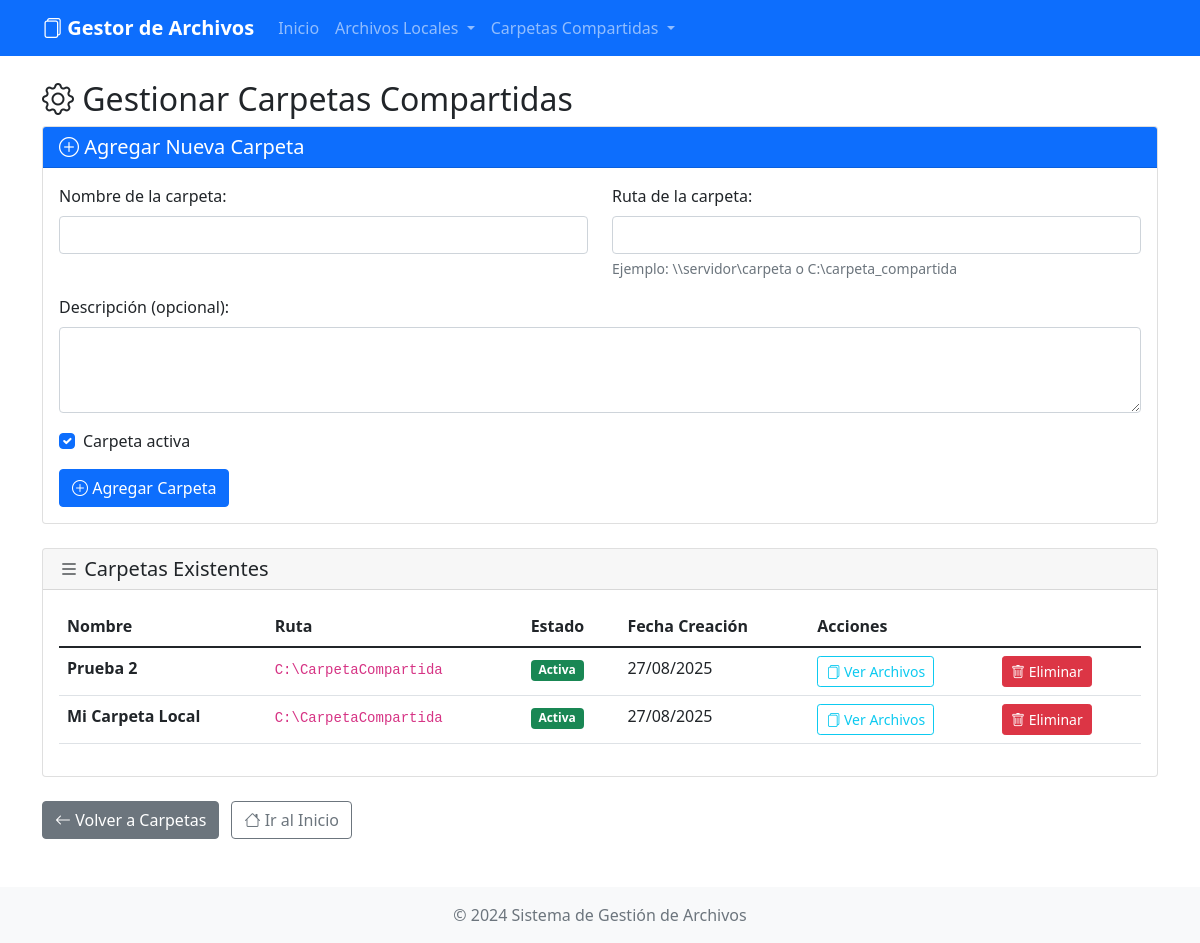
The app's page /carpetas/gestionar/ with its own data.
### archivos/models.py (models this page shows, shortened)
class CarpetaCompartida(models.Model):
    nombre = models.CharField(max_length=255, verbose_name="Nombre de la carpeta")
    ruta = models.CharField(max_length=500, verbose_name="Ruta de la carpeta compartida")
    descripcion = models.TextField(blank=True, null=True, verbose_name="Descripción")
    activa = models.BooleanField(default=True, verbose_name="Activa")
    fecha_creacion = models.DateTimeField(auto_now_add=True)
    class Meta:
        verbose_name = "Carpeta Compartida"
        verbose_name_plural = "Carpetas Compartidas"

### archivos/views.py (the view)
# urls.py: path('carpetas/gestionar/', views.gestionar_carpetas, name='gestionar_carpetas'),
def gestionar_carpetas(request):
    if request.method == 'POST':
        form = CarpetaCompartidaForm(request.POST)
        if form.is_valid():
            carpeta = form.save()
            messages.success(request, f'Carpeta "{carpeta.nombre}" agregada exitosamente')
            return redirect('gestionar_carpetas')
    else:
        form = CarpetaCompartidaForm()
    carpetas = CarpetaCompartida.objects.all().order_by('-fecha_creacion')
    return render(request, 'archivos/gestionar_carpetas.html', {
        'form': form,
        'carpetas': carpetas
    })

### archivos/forms.py
class CarpetaCompartidaForm(forms.ModelForm):
    class Meta:
        model = CarpetaCompartida
        fields = ['nombre', 'ruta', 'descripcion', 'activa']
        widgets = {
            'nombre': forms.TextInput(attrs={'class': 'form-control'}),
            'ruta': forms.TextInput(attrs={'class': 'form-control'}),
            'descripcion': forms.Textarea(attrs={'class': 'form-control', 'rows': 3}),
            'activa': forms.CheckboxInput(attrs={'class': 'form-check-input'}),
        }

### archivos/templates/archivos/gestionar_carpetas.html (shortened to what this page needs)
{% extends 'archivos/base.html' %}
{% block content %}
<div class="row">
    <div class="col-12">
        <h2><i class="bi bi-gear"></i> Gestionar Carpetas Compartidas</h2>
        <div class="card mb-4">
            <div class="card-header bg-primary text-white">
                <h5 class="mb-0"><i class="bi bi-plus-circle"></i> Agregar Nueva Carpeta</h5>
            </div>
            <div class="card-body">
                <form method="post">
                    <div class="row">
                        <div class="col-md-6">
                            <div class="mb-3">
                                <label for="{{ form.nombre.id_for_label }}" class="form-label">Nombre de la carpeta:</label>
                                {{ form.nombre }}
                            </div>
                        </div>
                        <div class="col-md-6">
                            <div class="mb-3">
                                <label for="{{ form.ruta.id_for_label }}" class="form-label">Ruta de la carpeta:</label>
                                {{ form.ruta }}
                                <div class="form-text">Ejemplo: \\servidor\carpeta o C:\carpeta_compartida</div>
                            </div>
                        </div>
                    </div>
                    <div class="mb-3">
                        <label for="{{ form.descripcion.id_for_label }}" class="form-label">Descripción (opcional):</label>
                        {{ form.descripcion }}
                    </div>
                    <div class="mb-3 form-check">
                        {{ form.activa }}
                        <label class="form-check-label" for="{{ form.activa.id_for_label }}">
                            Carpeta activa
                        </label>
                    </div>
                    <button type="submit" class="btn btn-primary">
                        <i class="bi bi-plus-circle"></i> Agregar Carpeta
                    </button>
                </form>
            </div>
        </div>
        <div class="card">
            <div class="card-header">
                <h5 class="mb-0"><i class="bi bi-list"></i> Carpetas Existentes</h5>
            </div>
            <div class="card-body">
                {% if carpetas %}
                    <div class="table-responsive">
                        <table class="table table-hover">
                            <thead>
                                <tr>
                                    <th>Nombre</th>
                                    <th>Ruta</th>
                                    <th>Estado</th>
                                    <th>Fecha Creación</th>
                                    <th>Acciones</th>
                                </tr>
                            </thead>
                            <tbody>
                                {% for carpeta in carpetas %}
                                <tr>
                                    <td><strong>{{ carpeta.nombre }}</strong></td>
                                    <td><code>{{ carpeta.ruta }}</code></td>
                                    <td>
                                        {% if carpeta.activa %}
                                            <span class="badge bg-success">Activa</span>
                                        {% else %}
                                            <span class="badge bg-secondary">Inactiva</span>
                                        {% endif %}
                                    </td>
                                    <td>{{ carpeta.fecha_creacion|date:"d/m/Y" }}</td>
                                    <td>
                                        <a href="{% url 'listar_archivos' carpeta.id %}" class="btn btn-sm btn-outline-info">
                                            <i class="bi bi-files"></i> Ver Archivos
                                        </a>
                                    </td>
                                    <td>
                                    <button type="button"
                                        class="btn btn-danger btn-sm"
                                        data-bs-toggle="modal"
                                        data-bs-target="#modalEliminarCarpeta{{ carpeta.id }}">
                                    <i class="bi bi-trash"></i> Eliminar
                                </button>
                                    </td>
                                </tr>
                                {% endfor %}
                            </tbody>
                        </table>
                    </div>
                {% else %}
                    <div class="text-center py-4">
                        <i class="bi bi-folder-x display-4 text-muted"></i>
                        <p class="text-muted mt-2">No hay carpetas configuradas aún</p>
                    </div>
                {% endif %}
            </div>
        </div>
        <div class="mt-4">
            <a href="{% url 'listar_carpetas_compartidas' %}" class="btn btn-secondary">
                <i class="bi bi-arrow-left"></i> Volver a Carpetas
            </a>
            <a href="{% url 'index' %}" class="btn btn-outline-secondary ms-2">
                <i class="bi bi-house"></i> Ir al Inicio
            </a>
        </div>
    </div>
</div>
{% endblock %}

### archivos/templates/archivos/base.html (style rules this page uses)
.table-responsive { max-height: 600px; overflow-y: auto; }

### records on screen
CarpetaCompartida: nombre "Prueba 2", ruta "C:\\CarpetaCompartida", activa "Activa", fecha_creacion "27/08/2025"
CarpetaCompartida: nombre "Mi Carpeta Local", ruta "C:\\CarpetaCompartida", activa "Activa", fecha_creacion "27/08/2025"
